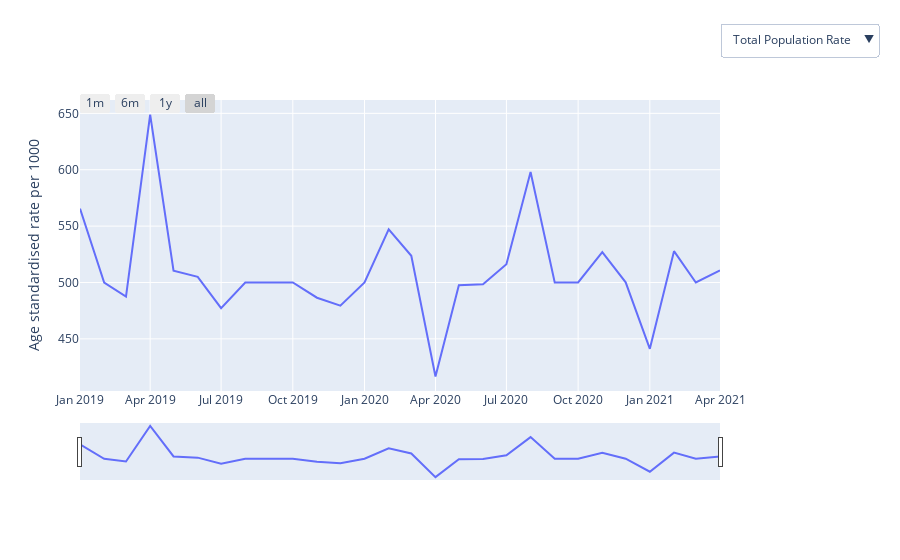

The code cell stored with this chart in its notebook:
### Markdown cell above
<a id="systolic_bp"></a>
### Blood Pressure Monitoring

The codes used in for this measure are available in <a href="https://codelists.opensafely.org/codelist/user/richard-croker/systolic-blood-pressure-qof/3572b5fb/">this codelist</a>.

#### What it is
Rate of systolic blood presure monitoring per 1000 members of the population.

#### Why it matters
* The measurement of blood pressure and identification and management of hypertension is important for both primary and secondary prevention of cardiovascular disease, such as stroke, myocardial infarction and kidney disease. 
* If patients cannot have their blood pressure measurements acted on by primary care, they may not benefit from averting associated complications. 
* Active management and prevention of these complications is generally provided by Primary Care; as a measure it would therefore be considered an important marker of access to and provision of care.

#### Caveats
None

### Code cell
plot_demographics(data_dict['systolic_bp'], data_dict_totals['systolic_bp'],demographics, interactive=True)
